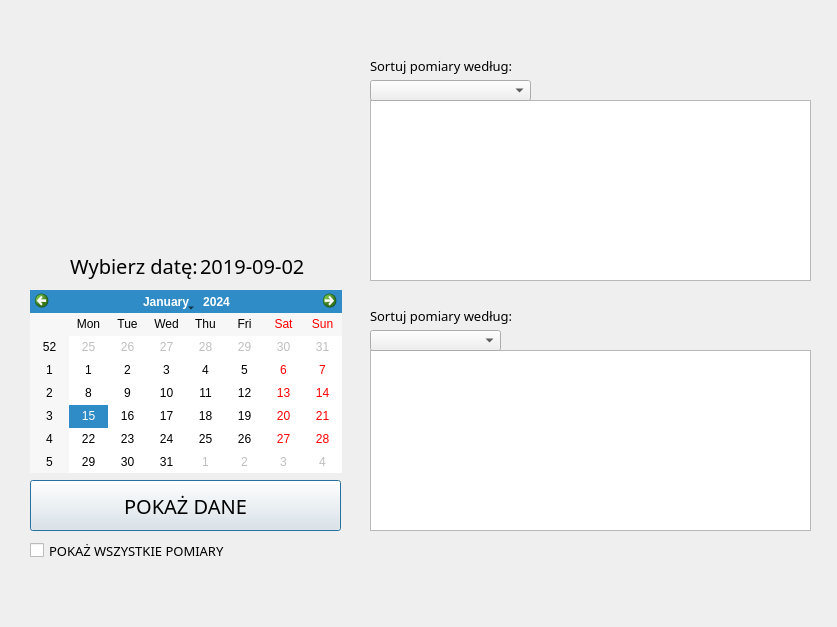
<?xml version="1.0" encoding="UTF-8"?>
<ui version="4.0">
 <class>Dialog</class>
 <widget class="QDialog" name="Dialog">
  <property name="geometry">
   <rect>
    <x>0</x>
    <y>0</y>
    <width>837</width>
    <height>627</height>
   </rect>
  </property>
  <property name="windowTitle">
   <string>Dialog</string>
  </property>
  <widget class="QPushButton" name="b_show">
   <property name="geometry">
    <rect>
     <x>30</x>
     <y>480</y>
     <width>311</width>
     <height>51</height>
    </rect>
   </property>
   <property name="font">
    <font>
     <family>Microsoft YaHei Light</family>
     <pointsize>15</pointsize>
     <weight>50</weight>
     <bold>false</bold>
    </font>
   </property>
   <property name="text">
    <string>POKAŻ DANE</string>
   </property>
  </widget>
  <widget class="QCalendarWidget" name="calendarWidget">
   <property name="geometry">
    <rect>
     <x>30</x>
     <y>290</y>
     <width>312</width>
     <height>183</height>
    </rect>
   </property>
  </widget>
  <widget class="QLabel" name="l_data_2">
   <property name="geometry">
    <rect>
     <x>70</x>
     <y>240</y>
     <width>131</width>
     <height>51</height>
    </rect>
   </property>
   <property name="font">
    <font>
     <family>Microsoft YaHei Light</family>
     <pointsize>15</pointsize>
     <weight>50</weight>
     <bold>false</bold>
    </font>
   </property>
   <property name="text">
    <string>Wybierz datę:</string>
   </property>
  </widget>
  <widget class="QCheckBox" name="checkbox_all">
   <property name="geometry">
    <rect>
     <x>30</x>
     <y>530</y>
     <width>211</width>
     <height>41</height>
    </rect>
   </property>
   <property name="font">
    <font>
     <family>Microsoft YaHei Light</family>
     <pointsize>10</pointsize>
    </font>
   </property>
   <property name="text">
    <string>POKAŻ WSZYSTKIE POMIARY</string>
   </property>
  </widget>
  <widget class="QListWidget" name="listWidget">
   <property name="geometry">
    <rect>
     <x>370</x>
     <y>350</y>
     <width>441</width>
     <height>181</height>
    </rect>
   </property>
  </widget>
  <widget class="QLabel" name="l_data">
   <property name="geometry">
    <rect>
     <x>200</x>
     <y>250</y>
     <width>121</width>
     <height>31</height>
    </rect>
   </property>
   <property name="font">
    <font>
     <family>Microsoft YaHei Light</family>
     <pointsize>15</pointsize>
     <weight>50</weight>
     <bold>false</bold>
    </font>
   </property>
   <property name="text">
    <string>2019-09-02</string>
   </property>
  </widget>
  <widget class="QComboBox" name="d_sort">
   <property name="geometry">
    <rect>
     <x>370</x>
     <y>330</y>
     <width>131</width>
     <height>21</height>
    </rect>
   </property>
   <property name="font">
    <font>
     <family>Microsoft YaHei UI Light</family>
    </font>
   </property>
  </widget>
  <widget class="QLabel" name="l_data_3">
   <property name="geometry">
    <rect>
     <x>370</x>
     <y>300</y>
     <width>151</width>
     <height>31</height>
    </rect>
   </property>
   <property name="font">
    <font>
     <family>Microsoft YaHei Light</family>
     <pointsize>10</pointsize>
     <weight>50</weight>
     <bold>false</bold>
    </font>
   </property>
   <property name="text">
    <string>Sortuj pomiary według:</string>
   </property>
  </widget>
  <widget class="QListWidget" name="listWidget2">
   <property name="geometry">
    <rect>
     <x>370</x>
     <y>100</y>
     <width>441</width>
     <height>181</height>
    </rect>
   </property>
  </widget>
  <widget class="QComboBox" name="d_sort2">
   <property name="geometry">
    <rect>
     <x>370</x>
     <y>80</y>
     <width>161</width>
     <height>21</height>
    </rect>
   </property>
   <property name="font">
    <font>
     <family>Microsoft YaHei UI Light</family>
    </font>
   </property>
  </widget>
  <widget class="QLabel" name="l_data_32">
   <property name="geometry">
    <rect>
     <x>370</x>
     <y>50</y>
     <width>151</width>
     <height>31</height>
    </rect>
   </property>
   <property name="font">
    <font>
     <family>Microsoft YaHei Light</family>
     <pointsize>10</pointsize>
     <weight>50</weight>
     <bold>false</bold>
    </font>
   </property>
   <property name="text">
    <string>Sortuj pomiary według:</string>
   </property>
  </widget>
  <widget class="QLabel" name="widget">
   <property name="geometry">
    <rect>
     <x>40</x>
     <y>30</y>
     <width>165</width>
     <height>168</height>
    </rect>
   </property>
   <property name="font">
    <font>
     <family>Microsoft YaHei Light</family>
     <weight>50</weight>
     <bold>false</bold>
    </font>
   </property>
   <property name="text">
    <string/>
   </property>
  </widget>
 </widget>
 <resources/>
 <connections/>
</ui>
